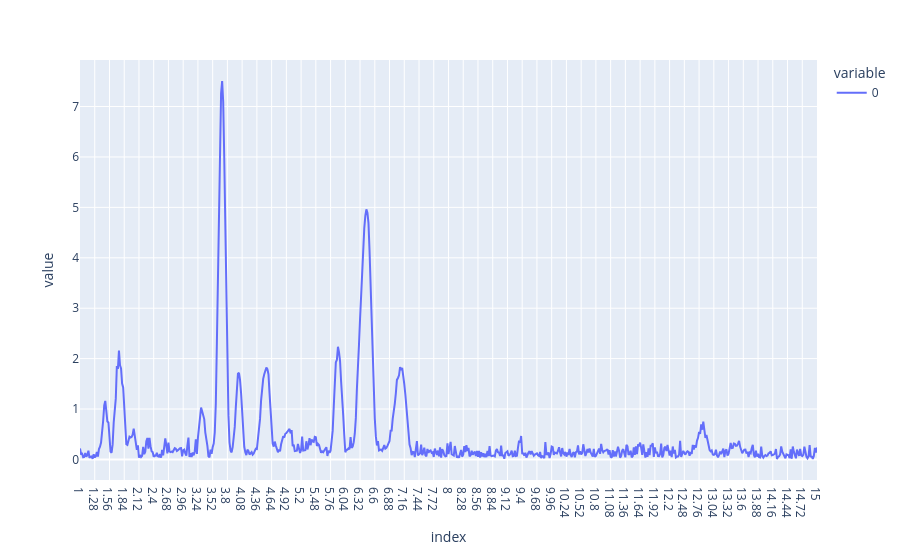

Notebook source saved alongside this figure:
### Code cell
# PLS-DA with optimized latent variables
from modeling import pls_optimized

plsda_results = pls_optimized(
    Xcalclass_prep, 
    ycalclass,
    LVmax=4,
    Xpred=Xpredclass_prep,
    ypred=ypredclass,
    aim='classification',
    cv=10
)

# Convenience references used later
pls_model = plsda_results[3]               # fitted PLS model
vip_scores_mat = plsda_results[4]          # VIP scores matrix (features × LV)
y_pred_cont = plsda_results[5].iloc[:, -1] # continuous predictions for Xcalclass (used for MI/Cov)

# plotando o vip scores rapidamente
vip_scores_mat.T.plot()

### Figure 1 — Plotly figure (JSON) as saved in the notebook; plotly's stock layout.template omitted (floating-point values rounded to 4 significant figures; data arrays with more than 128 entries replaced by an {"elided": "..."} marker saying what was removed)
{"data": [{"hovertemplate": "variable=0<br>index=%{x}<br>value=%{y}<extra></extra>", "legendgroup": "0", "line": {"color": "#636efa", "dash": "solid"}, "marker": {"symbol": "circle"}, "mode": "lines", "name": "0", "orientation": "v", "showlegend": true, "type": "scatter", "x": {"elided": "701 str values"}, "xaxis": "x", "y": {"elided": "701 float values"}, "yaxis": "y"}], "layout": {"legend": {"title": {"text": "variable"}, "tracegroupgap": 0}, "margin": {"t": 60}, "xaxis": {"anchor": "y", "domain": [0, 1], "title": {"text": "index"}}, "yaxis": {"anchor": "x", "domain": [0, 1], "title": {"text": "value"}}}}
